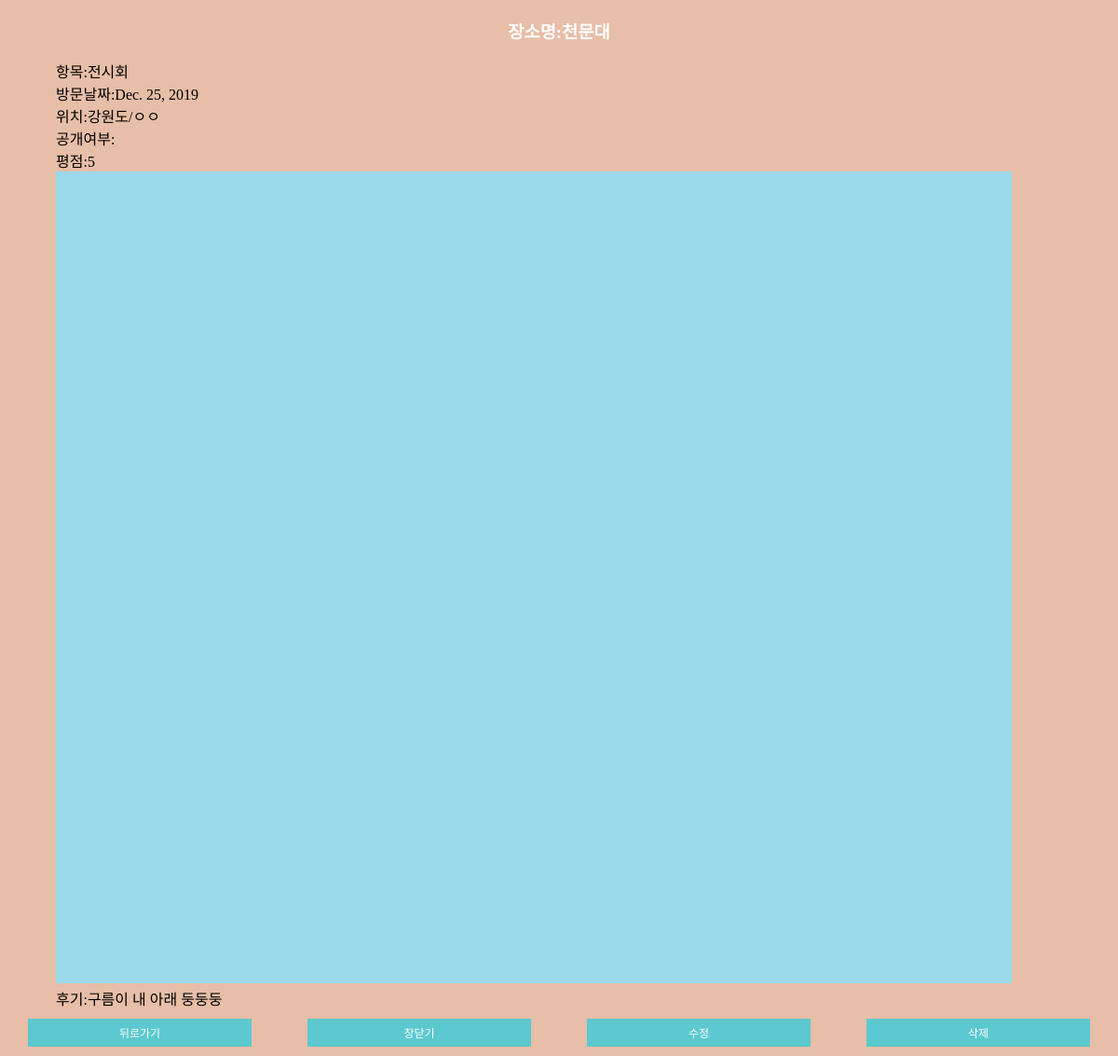
/6/, run on the app's committed database.
### mainapp/models.py (models this page shows, shortened)
class Post(models.Model):
    name=models.CharField(max_length=50)
    item=models.CharField(max_length=50) # 카테고리
    rating= models.IntegerField()
    date=models.DateField(null=True, blank=True)
    image=models.ImageField(upload_to='userimg', null=True)
    comment=models.TextField()
    country = models.CharField(max_length=50)
    city = models.CharField(max_length=50)
    user = models.ForeignKey(User, on_delete=models.CASCADE, null=True)

### mainapp/views.py (the view)
# urls.py: path('<int:pk>/',views.posting, name="posting"), #post 세부내용
def posting(request, pk):
    post = Post.objects.get(pk=pk)
    return render(request, 'mainapp/posting.html', {'post':post})

### mainapp/templates/mainapp/posting.html (shortened to what this page needs)
{% extends 'base3.html' %}
{% load static %}
{% block content %}
    <h3>장소명:{{post.name}}</h3>
    <div id='text_contents'>
        <p>항목:{{post.item}}</p>
        <p>방문날짜:{{post.date}}</p>
        <p>위치:{{post.country}}/{{post.city}}</p>
        <p>공개여부:{{post.public}}</p>
        <p>평점:{{post.rating}}</p>
        {% if post.image %}
            <img src = "{{ post.image.url }}" alt="{{post.name}}" width="95%">
            <br>
        {% endif %}
        <p>후기:{{post.comment}}</p>
    </div>
    <div id='container'>
        <button id='ct_items' onclick="javascript:history.back();">뒤로가기</button>
        <button id='ct_items' onclick="window.close();">창닫기</button>
        <a id='ct_items' href="{% url 'mainapp:edit_posting' %}">수정</a>
        <a id='ct_items' href="/{{post.pk}}/remove">삭제</a>
    </div>
{% endblock %}

### static/base3.css (style rules this page uses)
body { margin: 0px; background-color: rgb(231, 190, 167); font-family: 'SCDream'; }
a { height: 50px; }
a:link { color: black; text-decoration: none; }
h3 { text-align: center; color: white; }
button { width: 30%; margin: 20px; margin-left: 35%; margin-right: 35%; height: 30px; border-radius: 30px; background-color: rgb(91, 201, 207); color: white; border: none; }
#container { font-size: 12px; display: flex; flex-direction: row; justify-content: space-around; margin-bottom: 10px; }
#ct_items { font-size: 12px; width: 20%; background-color: rgb(91, 201, 207); color: white; height: 30px; border-radius: 0; margin: 0; text-align: center; align-content: center; }
#text_contents { width: 90%; margin-left: 5%; margin-bottom: 10px; }
p { margin: 0; }

### data on the page
Post: name "천문대", item "전시회", date "Dec. 25, 2019", country "강원도", city "ㅇㅇ", rating "5", image (picture), comment "구름이 내 아래 둥둥둥"
